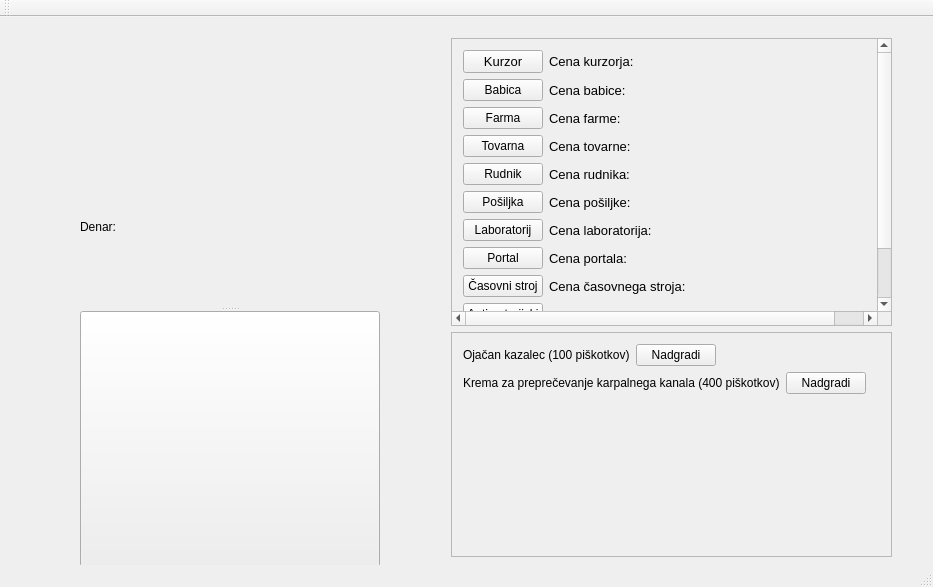
<?xml version="1.0" encoding="UTF-8"?>
<ui version="4.0">
 <class>MainWindow</class>
 <widget class="QMainWindow" name="MainWindow">
  <property name="geometry">
   <rect>
    <x>0</x>
    <y>0</y>
    <width>933</width>
    <height>587</height>
   </rect>
  </property>
  <property name="windowTitle">
   <string>MainWindow</string>
  </property>
  <widget class="QWidget" name="centralWidget">
   <widget class="QSplitter" name="splitter">
    <property name="geometry">
     <rect>
      <x>80</x>
      <y>129</y>
      <width>300</width>
      <height>421</height>
     </rect>
    </property>
    <property name="orientation">
     <enum>Qt::Vertical</enum>
    </property>
    <widget class="QLabel" name="zaslon_dnar">
     <property name="text">
      <string>Denar:</string>
     </property>
    </widget>
    <widget class="QPushButton" name="piskotek">
     <property name="sizePolicy">
      <sizepolicy hsizetype="Minimum" vsizetype="MinimumExpanding">
       <horstretch>0</horstretch>
       <verstretch>0</verstretch>
      </sizepolicy>
     </property>
     <property name="minimumSize">
      <size>
       <width>256</width>
       <height>256</height>
      </size>
     </property>
     <property name="maximumSize">
      <size>
       <width>300</width>
       <height>300</height>
      </size>
     </property>
     <property name="sizeIncrement">
      <size>
       <width>0</width>
       <height>0</height>
      </size>
     </property>
     <property name="text">
      <string/>
     </property>
    </widget>
   </widget>
   <widget class="QWidget" name="">
    <property name="geometry">
     <rect>
      <x>440</x>
      <y>10</y>
      <width>463</width>
      <height>541</height>
     </rect>
    </property>
    <property name="minimumSize">
     <size>
      <width>0</width>
      <height>225</height>
     </size>
    </property>
    <layout class="QVBoxLayout" name="verticalLayout_2">
     <item>
      <widget class="QScrollArea" name="scrollArea_2">
       <property name="minimumSize">
        <size>
         <width>0</width>
         <height>250</height>
        </size>
       </property>
       <property name="widgetResizable">
        <bool>true</bool>
       </property>
       <widget class="QWidget" name="scrollAreaWidgetContents_2">
        <property name="geometry">
         <rect>
          <x>0</x>
          <y>0</y>
          <width>459</width>
          <height>367</height>
         </rect>
        </property>
        <layout class="QFormLayout" name="formLayout">
         <property name="fieldGrowthPolicy">
          <enum>QFormLayout::AllNonFixedFieldsGrow</enum>
         </property>
         <item row="0" column="0">
          <layout class="QVBoxLayout" name="verticalLayout">
           <item>
            <layout class="QHBoxLayout" name="horizontalLayout_3">
             <item>
              <widget class="QPushButton" name="kurzorjipp">
               <property name="maximumSize">
                <size>
                 <width>100</width>
                 <height>16777215</height>
                </size>
               </property>
               <property name="font">
                <font>
                 <pointsize>10</pointsize>
                </font>
               </property>
               <property name="text">
                <string>Kurzor</string>
               </property>
              </widget>
             </item>
             <item>
              <widget class="QLabel" name="cena_kurzorja">
               <property name="minimumSize">
                <size>
                 <width>350</width>
                 <height>0</height>
                </size>
               </property>
               <property name="font">
                <font>
                 <pointsize>10</pointsize>
                </font>
               </property>
               <property name="text">
                <string>Cena kurzorja:</string>
               </property>
              </widget>
             </item>
            </layout>
           </item>
           <item>
            <layout class="QHBoxLayout" name="horizontalLayout_4">
             <item>
              <widget class="QPushButton" name="babicapp">
               <property name="text">
                <string>Babica</string>
               </property>
              </widget>
             </item>
             <item>
              <widget class="QLabel" name="cena_babice">
               <property name="minimumSize">
                <size>
                 <width>350</width>
                 <height>0</height>
                </size>
               </property>
               <property name="font">
                <font>
                 <pointsize>10</pointsize>
                </font>
               </property>
               <property name="text">
                <string>Cena babice:</string>
               </property>
              </widget>
             </item>
            </layout>
           </item>
           <item>
            <layout class="QHBoxLayout" name="horizontalLayout_5">
             <item>
              <widget class="QPushButton" name="farmapp">
               <property name="text">
                <string>Farma</string>
               </property>
              </widget>
             </item>
             <item>
              <widget class="QLabel" name="cena_farme">
               <property name="minimumSize">
                <size>
                 <width>350</width>
                 <height>0</height>
                </size>
               </property>
               <property name="font">
                <font>
                 <pointsize>10</pointsize>
                </font>
               </property>
               <property name="text">
                <string>Cena farme:</string>
               </property>
              </widget>
             </item>
            </layout>
           </item>
           <item>
            <layout class="QHBoxLayout" name="horizontalLayout_6">
             <item>
              <widget class="QPushButton" name="tovarnapp">
               <property name="text">
                <string>Tovarna</string>
               </property>
              </widget>
             </item>
             <item>
              <widget class="QLabel" name="cena_tovarne">
               <property name="minimumSize">
                <size>
                 <width>350</width>
                 <height>0</height>
                </size>
               </property>
               <property name="font">
                <font>
                 <pointsize>10</pointsize>
                </font>
               </property>
               <property name="text">
                <string>Cena tovarne:</string>
               </property>
              </widget>
             </item>
            </layout>
           </item>
           <item>
            <layout class="QHBoxLayout" name="horizontalLayout_7">
             <item>
              <widget class="QPushButton" name="rudnikpp">
               <property name="text">
                <string>Rudnik</string>
               </property>
              </widget>
             </item>
             <item>
              <widget class="QLabel" name="cena_rudnika">
               <property name="minimumSize">
                <size>
                 <width>350</width>
                 <height>0</height>
                </size>
               </property>
               <property name="font">
                <font>
                 <pointsize>10</pointsize>
                </font>
               </property>
               <property name="text">
                <string>Cena rudnika:</string>
               </property>
              </widget>
             </item>
            </layout>
           </item>
           <item>
            <layout class="QHBoxLayout" name="horizontalLayout_8">
             <item>
              <widget class="QPushButton" name="posiljkapp">
               <property name="text">
                <string>Pošiljka</string>
               </property>
              </widget>
             </item>
             <item>
              <widget class="QLabel" name="cena_posiljke">
               <property name="minimumSize">
                <size>
                 <width>350</width>
                 <height>0</height>
                </size>
               </property>
               <property name="font">
                <font>
                 <pointsize>10</pointsize>
                </font>
               </property>
               <property name="text">
                <string>Cena pošiljke:</string>
               </property>
              </widget>
             </item>
            </layout>
           </item>
           <item>
            <layout class="QHBoxLayout" name="horizontalLayout_9">
             <item>
              <widget class="QPushButton" name="laboratorijpp">
               <property name="text">
                <string>Laboratorij</string>
               </property>
              </widget>
             </item>
             <item>
              <widget class="QLabel" name="cena_laboratorija">
               <property name="minimumSize">
                <size>
                 <width>350</width>
                 <height>0</height>
                </size>
               </property>
               <property name="font">
                <font>
                 <pointsize>10</pointsize>
                </font>
               </property>
               <property name="text">
                <string>Cena laboratorija:</string>
               </property>
              </widget>
             </item>
            </layout>
           </item>
           <item>
            <layout class="QHBoxLayout" name="horizontalLayout_10">
             <item>
              <widget class="QPushButton" name="portalpp">
               <property name="text">
                <string>Portal</string>
               </property>
              </widget>
             </item>
             <item>
              <widget class="QLabel" name="cena_portala">
               <property name="minimumSize">
                <size>
                 <width>350</width>
                 <height>0</height>
                </size>
               </property>
               <property name="font">
                <font>
                 <pointsize>10</pointsize>
                </font>
               </property>
               <property name="text">
                <string>Cena portala:</string>
               </property>
              </widget>
             </item>
            </layout>
           </item>
           <item>
            <layout class="QHBoxLayout" name="horizontalLayout_11">
             <item>
              <widget class="QPushButton" name="cas_strojpp">
               <property name="text">
                <string>Časovni stroj</string>
               </property>
              </widget>
             </item>
             <item>
              <widget class="QLabel" name="cena_cas_stroja">
               <property name="minimumSize">
                <size>
                 <width>350</width>
                 <height>0</height>
                </size>
               </property>
               <property name="font">
                <font>
                 <pointsize>10</pointsize>
                </font>
               </property>
               <property name="text">
                <string>Cena časovnega stroja:</string>
               </property>
              </widget>
             </item>
            </layout>
           </item>
           <item>
            <layout class="QHBoxLayout" name="horizontalLayout_12">
             <item>
              <widget class="QPushButton" name="antipp">
               <property name="text">
                <string>Antimaterijski
kondenzator</string>
               </property>
              </widget>
             </item>
             <item>
              <widget class="QLabel" name="cena_anti">
               <property name="minimumSize">
                <size>
                 <width>350</width>
                 <height>0</height>
                </size>
               </property>
               <property name="font">
                <font>
                 <pointsize>10</pointsize>
                </font>
               </property>
               <property name="text">
                <string>Cena antimaterijskega kondenzatorja:</string>
               </property>
              </widget>
             </item>
            </layout>
           </item>
           <item>
            <layout class="QHBoxLayout" name="horizontalLayout_13">
             <item>
              <widget class="QPushButton" name="prizmapp">
               <property name="text">
                <string>Prizma</string>
               </property>
              </widget>
             </item>
             <item>
              <widget class="QLabel" name="cena_prizme">
               <property name="minimumSize">
                <size>
                 <width>350</width>
                 <height>0</height>
                </size>
               </property>
               <property name="font">
                <font>
                 <pointsize>10</pointsize>
                </font>
               </property>
               <property name="text">
                <string>Cena prizme:</string>
               </property>
              </widget>
             </item>
            </layout>
           </item>
          </layout>
         </item>
        </layout>
        <zorder></zorder>
       </widget>
      </widget>
     </item>
     <item>
      <widget class="QScrollArea" name="scrollArea">
       <property name="minimumSize">
        <size>
         <width>0</width>
         <height>225</height>
        </size>
       </property>
       <property name="widgetResizable">
        <bool>true</bool>
       </property>
       <widget class="QWidget" name="scrollAreaWidgetContents">
        <property name="geometry">
         <rect>
          <x>0</x>
          <y>0</y>
          <width>459</width>
          <height>223</height>
         </rect>
        </property>
        <layout class="QFormLayout" name="formLayout_2">
         <property name="fieldGrowthPolicy">
          <enum>QFormLayout::AllNonFixedFieldsGrow</enum>
         </property>
         <item row="0" column="0">
          <layout class="QHBoxLayout" name="horizontalLayout">
           <item>
            <widget class="QLabel" name="label">
             <property name="text">
              <string>Ojačan kazalec (100 piškotkov)</string>
             </property>
            </widget>
           </item>
           <item>
            <widget class="QPushButton" name="Nadgradi_piskotek_klik">
             <property name="text">
              <string>Nadgradi</string>
             </property>
            </widget>
           </item>
          </layout>
         </item>
         <item row="1" column="0">
          <layout class="QHBoxLayout" name="horizontalLayout_2">
           <item>
            <widget class="QLabel" name="label_2">
             <property name="text">
              <string>Krema za preprečevanje karpalnega kanala (400 piškotkov)</string>
             </property>
            </widget>
           </item>
           <item>
            <widget class="QPushButton" name="Nadgradi_kremo_kanal">
             <property name="text">
              <string>Nadgradi</string>
             </property>
            </widget>
           </item>
          </layout>
         </item>
        </layout>
       </widget>
      </widget>
     </item>
    </layout>
   </widget>
   <zorder>piskotek</zorder>
   <zorder>zaslon_dnar</zorder>
   <zorder>scrollArea</zorder>
   <zorder>scrollArea_2</zorder>
   <zorder>scrollArea</zorder>
  </widget>
  <widget class="QToolBar" name="mainToolBar">
   <attribute name="toolBarArea">
    <enum>TopToolBarArea</enum>
   </attribute>
   <attribute name="toolBarBreak">
    <bool>false</bool>
   </attribute>
  </widget>
  <widget class="QStatusBar" name="statusBar"/>
 </widget>
 <layoutdefault spacing="6" margin="11"/>
 <resources/>
 <connections/>
</ui>
